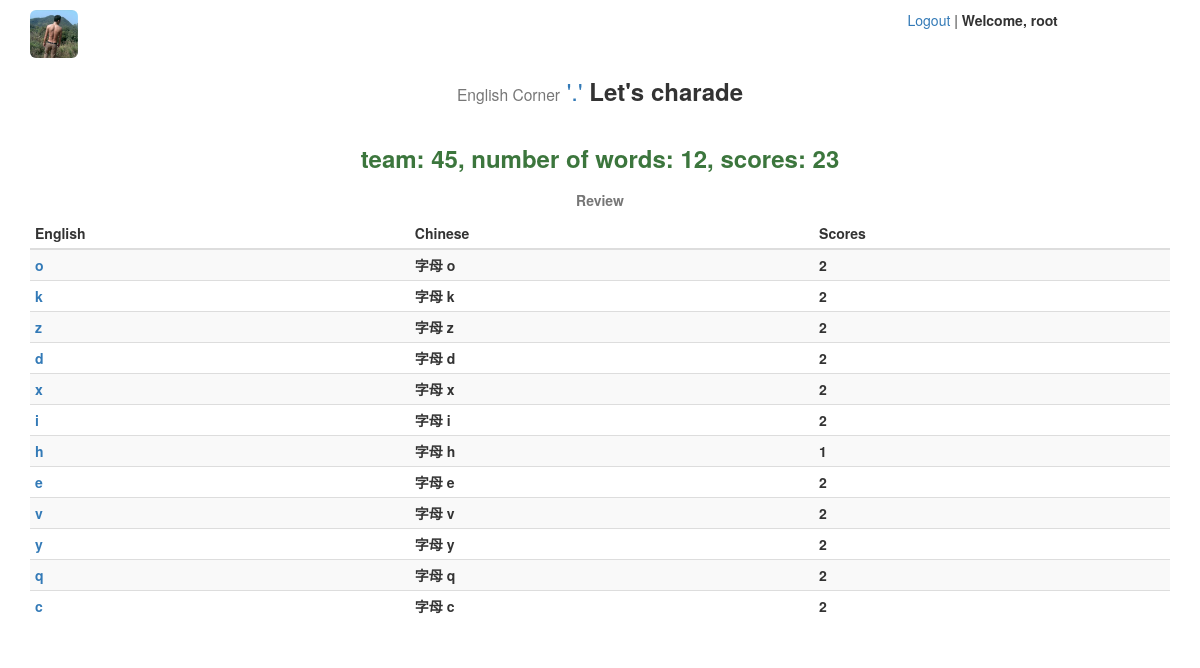
Page /charade/set/45/play/ (signed in) on the earlier database version.
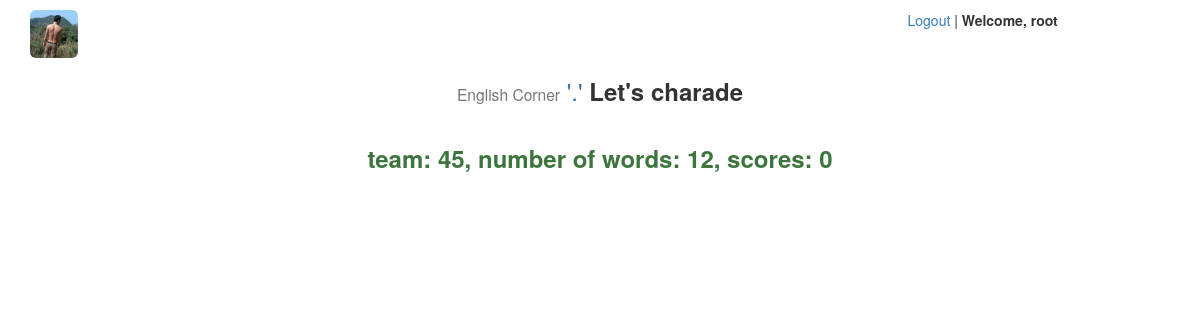
Same page on the later database version.
### charade/models.py (models this page shows, shortened)
@python_2_unicode_compatible
class GameTemporaryTable(models.Model):
    board = models.ForeignKey(GameScoreBoard)
    en = models.CharField('en', max_length=100)
    zh = models.CharField('中文', max_length=100)
    exp = models.TextField('解释', max_length=200, null=True)
    scores = models.IntegerField('得分', default=0)
    used = models.IntegerField('used', default=0)
    vid = models.IntegerField('vid', default=0)

### charade/views.py (the view)
# urls.py: url(r'^set/(?P<board_id>[0-9]+)/play/$', views.game_play, name='game_play'),
def game_play(request, board_id):
    gsb = get_object_or_404(GameScoreBoard, pk=board_id)
    unused_word_list = gsb.gametemporarytable_set.exclude(used=1).order_by('?')[:1]
    if unused_word_list:
        context = {'word_list': unused_word_list}
    else:
        sum_scores = 0
        used_word_list = gsb.gametemporarytable_set.filter(used=1)
        for w in used_word_list:
            sum_scores += w.scores
        gsb.scores = sum_scores
        gsb.dt_end = timezone.now()
        gsb.save()
        msgs = 'team: {0}, number of words: {1}, scores: {2}'.format(board_id, gsb.amount, sum_scores)
        context = {'msgs': msgs,
                   'used_word_list': used_word_list,
                    }
    return render(request, 'charade/play.html', context)

### charade/templates/charade/play.html (shortened to what this page needs)
{% extends 'charade/base.html' %}
{% load i18n staticfiles %}
{% block css4this %}
    <link rel="stylesheet" href="{% static 'charade/css/charade-play.css' %}">
{% endblock %}
{% block content %}
{% if msgs %}
    <div class="row text-center">
        <h3><p class="text-success"><strong>{{ msgs }}<strong></p></h3>
    </div>
{% endif %}
{% if used_word_list %}
    <div class="table-responsive">
        <table class="table table-striped table-condensed">
            <caption class="text-center">{% trans 'Review' %}</caption>
            <thead>
                <tr>
                    <th>{% trans 'English' %}</th>
                    <th>{% trans 'Chinese' %}</th>
                    <th>{% trans 'Scores' %}</th>
                </tr>
            </thead>
            <tbody>
            {% for w in used_word_list %}
                <tr>
                    <td><a href="{% url 'charade:explanation' w.vid %}" title="Explanation" target="_blank">{{ w.en }}</a></td>
                    <td>{{ w.zh }}</td>
                    <td>{{ w.scores }}</td>
                </tr>
            {% endfor %}
            </tbody>
        </table>
    </div>
{% else %}
    <div class="row">
    </div>
{% endif %}
{% endblock %}

Differences in the rows shown:
removed GameTemporaryTable: en "o", zh "字母 o", scores "2"
removed GameTemporaryTable: en "k", zh "字母 k", scores "2"
removed GameTemporaryTable: en "z", zh "字母 z", scores "2"
removed GameTemporaryTable: en "d", zh "字母 d", scores "2"
removed GameTemporaryTable: en "x", zh "字母 x", scores "2"
removed GameTemporaryTable: en "i", zh "字母 i", scores "2"
removed GameTemporaryTable: en "h", zh "字母 h", scores "1"
removed GameTemporaryTable: en "e", zh "字母 e", scores "2"
removed GameTemporaryTable: en "v", zh "字母 v", scores "2"
removed GameTemporaryTable: en "y", zh "字母 y", scores "2"
removed GameTemporaryTable: en "q", zh "字母 q", scores "2"
removed GameTemporaryTable: en "c", zh "字母 c", scores "2"
Other differences:
{{ msgs }}: "team: 45, number of words: 12, scores: 23" → "team: 45, number of words: 12, scores: 0"
text no longer shown: "Review English Chinese Scores"
